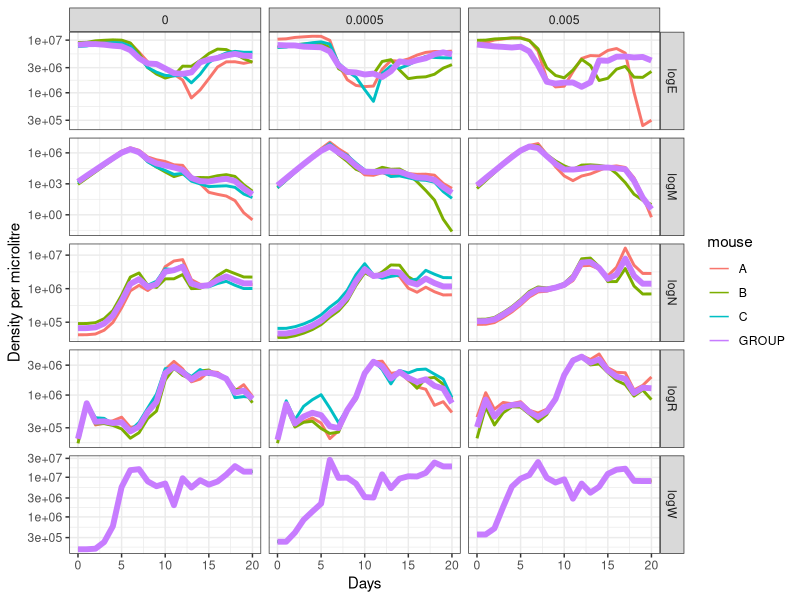
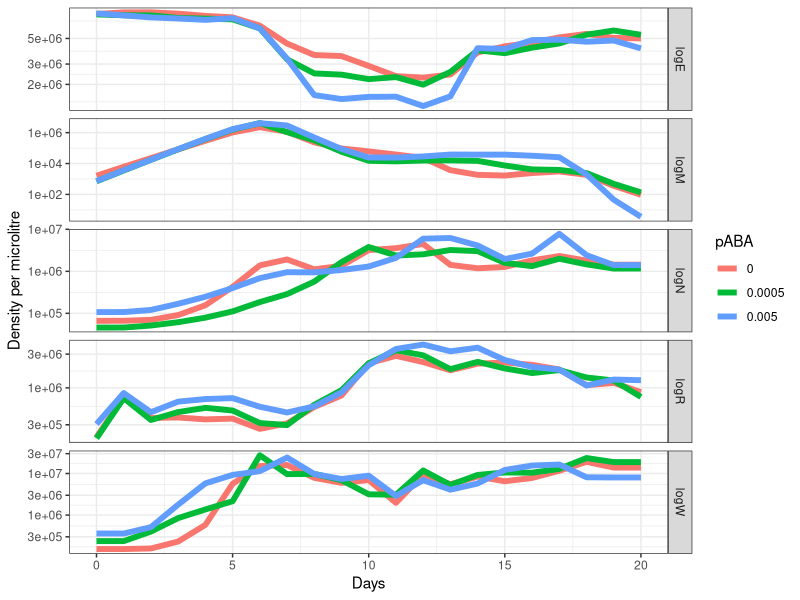
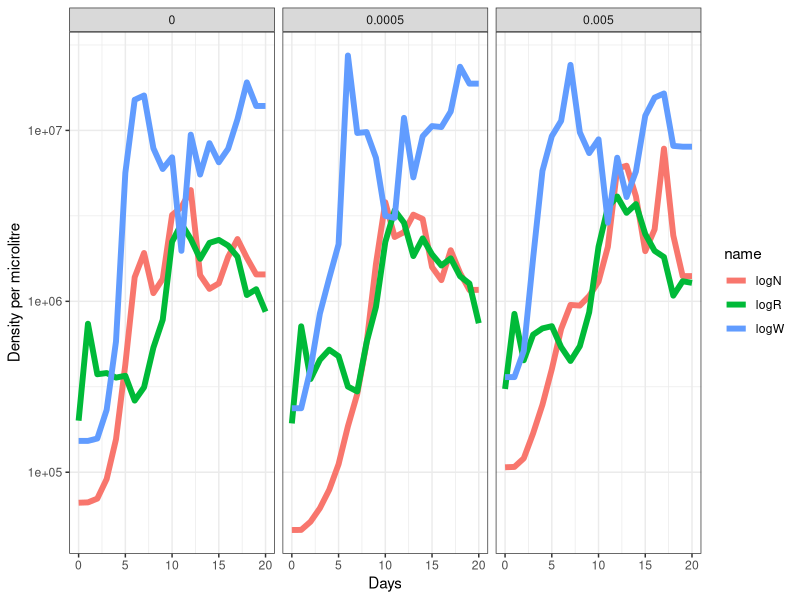
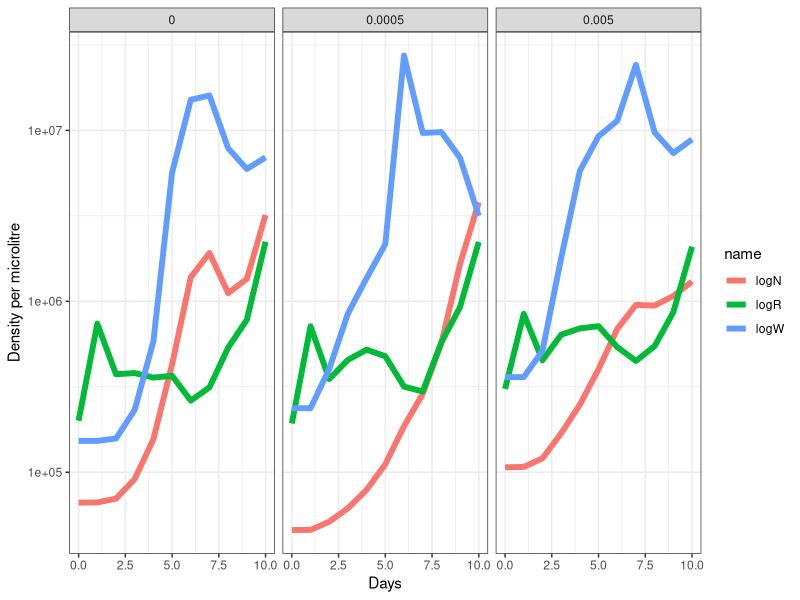
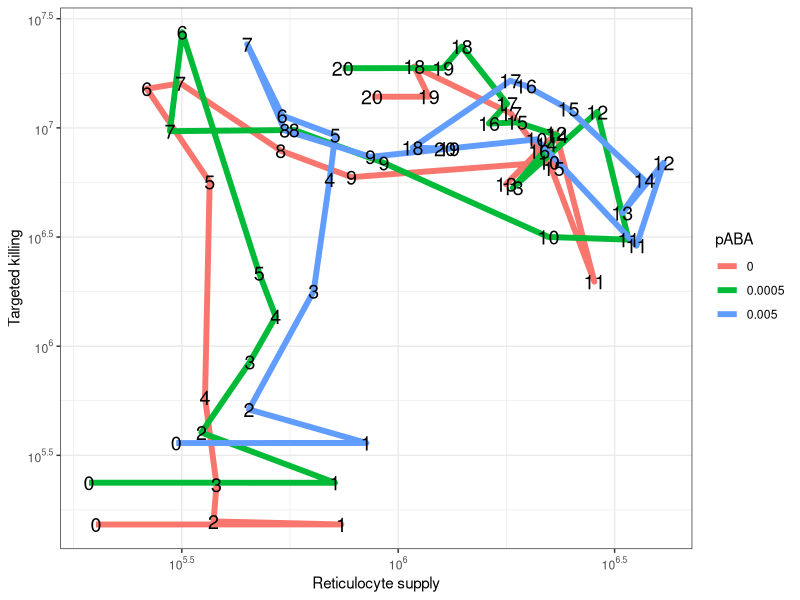
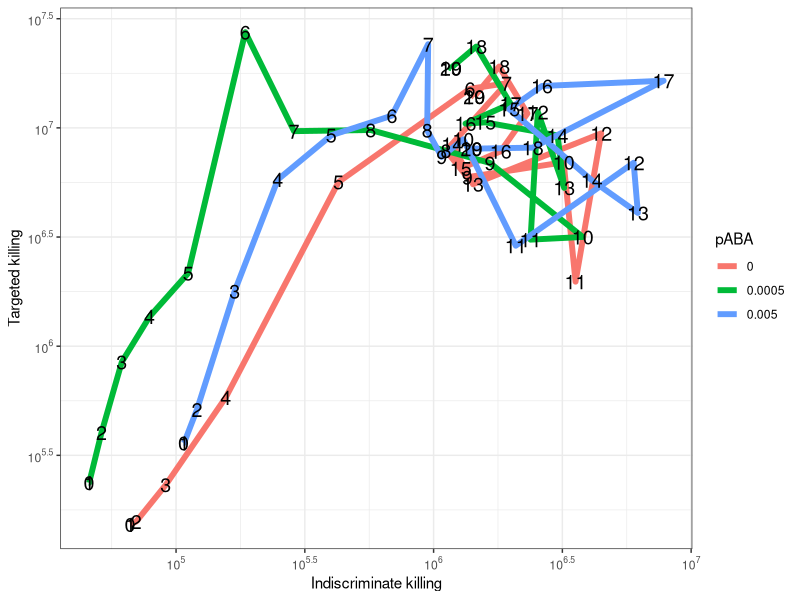
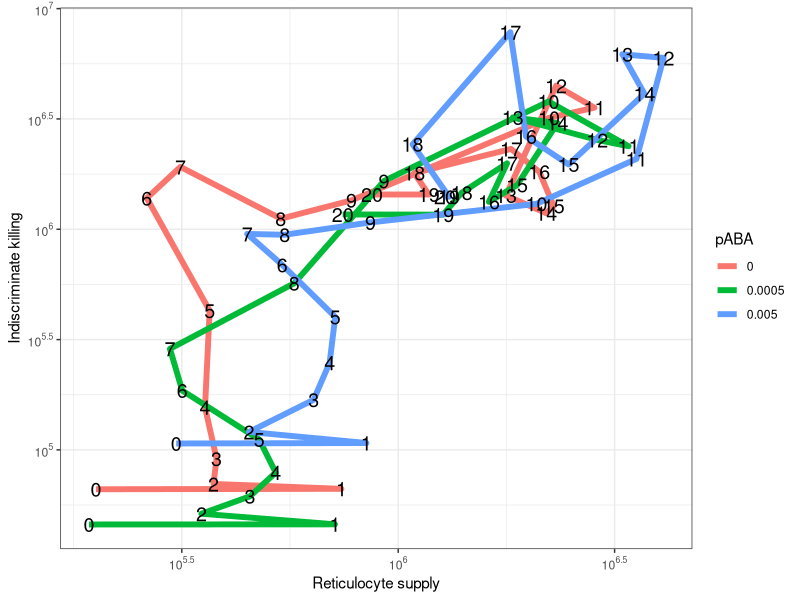
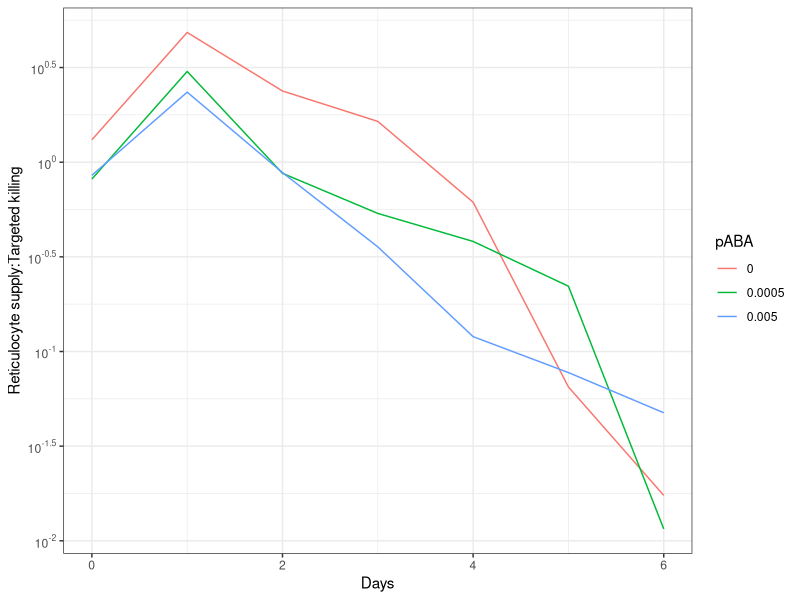

These figures' R source, in order: (Note: this script raises an error after producing the figures.)
library(tidyverse)
library(scales)

setwd("~/Documents/GitHub/bdd/nw11_hier/")

coef_df <- read_csv("est_coefs_joint.csv")
po_df <- read_csv("est_po_joint.csv") |>
  mutate(pABA=case_match(
    box,
    "01"~"0.05",
    "02"~"0.005",
    "03"~"0.0005",
    "04"~"0",
    "05"~"control"
  ))

po_df |> 
  ggplot(aes(x=time,y=value,color=mouse,linewidth=mouse=="GROUP"))+
  geom_line()+
  scale_linewidth_manual(guide="none",values=c(`TRUE`=2,`FALSE`=1))+
  scale_y_log10()+
  xlab("Days")+ylab("Density per microlitre")+
  facet_grid(name~pABA,scales="free_y")+
  theme_bw()

po_df |>
  filter(mouse=="GROUP") |>
  ggplot(aes(x=time,y=value,color=pABA))+
  geom_line(linewidth=2)+
  scale_y_log10()+
  xlab("Days")+ylab("Density per microlitre")+
  facet_grid(name~.,scales="free_y")+
  theme_bw()

po_df |>
  filter(mouse=="GROUP",name!="logE",name!="logM") |>
  ggplot(aes(x=time,y=value,color=name))+
  geom_line(linewidth=2)+
  scale_y_log10()+
  xlab("Days")+ylab("Density per microlitre")+
  facet_grid(.~pABA)+
  theme_bw()

po_df |>
  filter(mouse=="GROUP",name!="logE",name!="logM",time<=10) |>
  ggplot(aes(x=time,y=value,color=name))+
  geom_line(linewidth=2)+
  scale_y_log10()+
  xlab("Days")+ylab("Density per microlitre")+
  facet_grid(.~pABA)+
  theme_bw()

po_df |>
  filter(mouse=="GROUP") |>
  pivot_wider(names_from="name",values_from="value") |>
  ggplot(aes(x=logR,y=logW,color=pABA))+
  geom_path(linewidth=2)+
  geom_text(aes(label=time),col="black",size=5)+
  scale_x_log10(breaks = trans_breaks("log10", function(x) 10^x), 
                labels=trans_format('log10',math_format(10^.x)))+
  scale_y_log10(breaks = trans_breaks("log10", function(x) 10^x), 
                labels=trans_format('log10',math_format(10^.x)))+
  xlab("Reticulocyte supply")+ylab("Targeted killing")+
  theme_bw()

po_df |>
  filter(mouse=="GROUP") |>
  pivot_wider(names_from="name",values_from="value") |>
  ggplot(aes(x=logN,y=logW,color=pABA))+
  geom_path(linewidth=2)+
  geom_text(aes(label=time),col="black",size=5)+
  scale_x_log10(breaks = trans_breaks("log10", function(x) 10^x), 
                labels=trans_format('log10',math_format(10^.x)))+
  scale_y_log10(breaks = trans_breaks("log10", function(x) 10^x), 
                labels=trans_format('log10',math_format(10^.x)))+
  xlab("Indiscriminate killing")+ylab("Targeted killing")+
  theme_bw()

po_df |>
  filter(mouse=="GROUP") |>
  pivot_wider(names_from="name",values_from="value") |>
  ggplot(aes(x=logR,y=logN,color=pABA))+
  geom_path(linewidth=2)+
  geom_text(aes(label=time),col="black",size=5)+
  scale_x_log10(breaks = trans_breaks("log10", function(x) 10^x), 
                labels=trans_format('log10',math_format(10^.x)))+
  scale_y_log10(breaks = trans_breaks("log10", function(x) 10^x), 
                labels=trans_format('log10',math_format(10^.x)))+
  xlab("Reticulocyte supply")+ylab("Indiscriminate killing")+
  theme_bw()



po_df |>
  filter(mouse=="GROUP",time<=6) |>
  pivot_wider(names_from="name",values_from="value") |>
  ggplot(aes(x=time,y=logR/logW,color=pABA))+
  geom_line()+
  scale_y_log10(breaks = trans_breaks("log10", function(x) 10^x), 
                labels=trans_format('log10',math_format(10^.x)))+
  xlab("Days")+ylab("Reticulocyte supply:Targeted killing")+
  theme_bw()

po_df |>
  filter(mouse=="GROUP",time<=20) |>
  pivot_wider(names_from="name",values_from="value") |>
  ggplot(aes(x=logE,y=lag(logR),color=pABA))+
  geom_path(linewidth=2)+
  geom_text(aes(label=time),col="black",size=5)+
  scale_x_log10(breaks = trans_breaks("log10", function(x) 10^x), 
                labels=trans_format('log10',math_format(10^.x)))+
  scale_y_log10(breaks = trans_breaks("log10", function(x) 10^x), 
                labels=trans_format('log10',math_format(10^.x)))+
  xlab("Erythrocytes")+ylab("Reticulocytes")+
  theme_bw()

po_df |>
  filter(mouse=="GROUP",time<=20) |>
  pivot_wider(names_from="name",values_from="value") |>
  ggplot(aes(x=logE,y=lead(logR),color=pABA))+
  geom_path(linewidth=2)+
  geom_text(aes(label=time),col="black",size=5)+
  scale_x_log10(breaks = trans_breaks("log10", function(x) 10^x), 
                labels=trans_format('log10',math_format(10^.x)))+
  scale_y_log10(breaks = trans_breaks("log10", function(x) 10^x), 
                labels=trans_format('log10',math_format(10^.x)))+
  xlab("Erythrocytes")+ylab("Reticulocytes")+
  theme_bw()

po_df |>
  filter(mouse=="GROUP",time<=7) |>
  pivot_wider(names_from="name",values_from="value") |>
  ggplot(aes(x=logE,y=lead(logR),color=pABA))+
  geom_path(linewidth=2)+
  geom_text(aes(label=time),col="black",size=5)+
  scale_x_log10(breaks = trans_breaks("log10", function(x) 10^x), 
                labels=trans_format('log10',math_format(10^.x)))+
  scale_y_log10(breaks = trans_breaks("log10", function(x) 10^x), 
                labels=trans_format('log10',math_format(10^.x)))+
  xlab("Erythrocytes")+ylab("Reticulocytes")+
  theme_bw()

po_df |>
  filter(mouse=="GROUP",time<=20) |>
  pivot_wider(names_from="name",values_from="value") |>
  ggplot(aes(x=logE,y=lead(logR)))+
  geom_point(aes(color=pABA))+
  xlab("Erythrocytes (t)")+ylab("Reticulocytes (t+1)")+
  theme_bw()


data_full |>
  filter(day<=20,paba!="0.05",paba!="control") |>
  ggplot()+
  geom_point(aes(x=day,y=Pd,col=mouse))+
  scale_y_log10(breaks = trans_breaks("log10", function(x) 10^x), 
                labels=trans_format('log10',math_format(10^.x)))+
  facet_grid(mouse~paba)+
  theme_bw()

data_full |>
  filter(day<=20,paba!="0.05",paba!="control") |>
  ggplot()+
  geom_point(aes(x=day,y=Eryth,col=mouse))+
  scale_y_log10(breaks = trans_breaks("log10", function(x) 10^x), 
                labels=trans_format('log10',math_format(10^.x)))+
  facet_grid(mouse~paba)+
  theme_bw()

data_full |>
  filter(day<=20) |>
  select(day,mouse,paba,Pd,Eryth,Retic) |>
  View()

po_df |>
  filter(mouse=="GROUP",time<=10) |>
  pivot_wider(names_from="name",values_from="value") |>
  ggplot(aes(x=lag(logE),y=logR,color=pABA))+
  geom_point()+
  facet_wrap(time~.,scales="free")+
  xlab("Erythrocytes (t)")+ylab("Reticulocytes (t+1)")+
  theme_bw()


